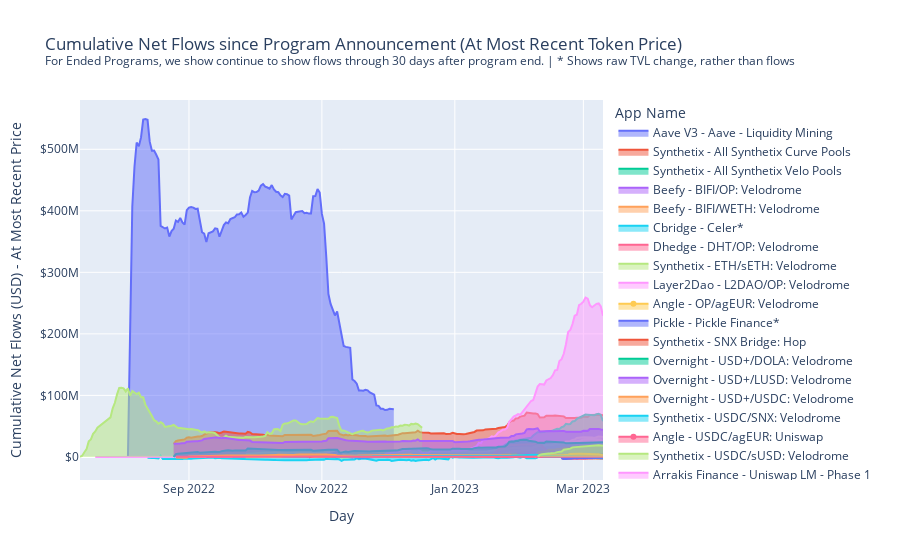

Source (notebook cell):
### Code cell
fig_last.show()
print("yay")
